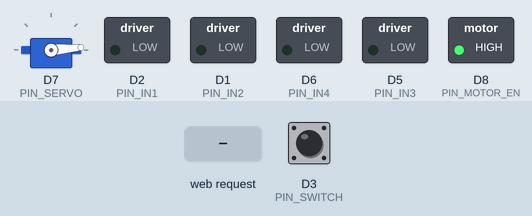
Simulated run of this program. Board: ESP8266 (Wemos D1 mini). On the bench: servo, switched loads named in the program (green lamp = pin HIGH). The test bench sets the inputs (shaded band); at power-on: D3 (PIN_SWITCH) HIGH. Storage starts empty; random numbers use the default seed unless the program sets one.

Above: at 1.5 s.
1.6 s: HTTP request GET /start received
At 2.5 s:
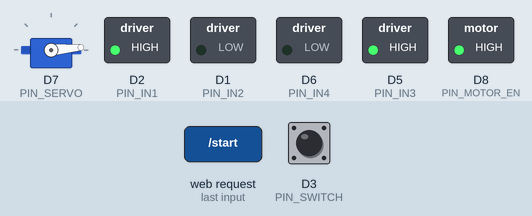
3.4 s: D3 (PIN_SWITCH) pulled LOW for 0.15 s
At 3.71 s:
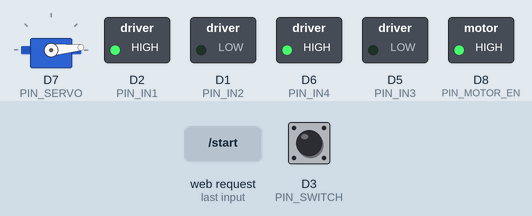
5.3 s: HTTP request GET /stop received
At 6.3 s:
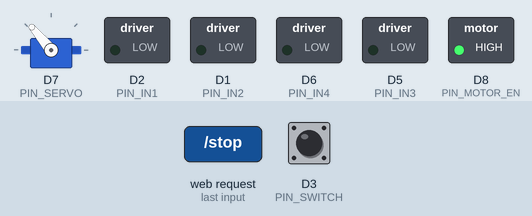
6.8 s: HTTP request GET /start?tMin=1 received
At 7.6 s:
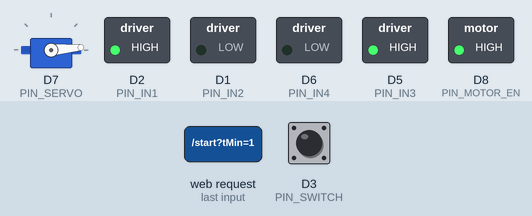
8.6 s: D3 (PIN_SWITCH) pulled LOW for 1 s
At 9.01 s:
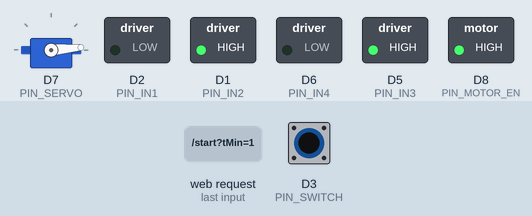
11.2 s: D3 (PIN_SWITCH) pulled LOW for 3.2 s
At 11.3 s:
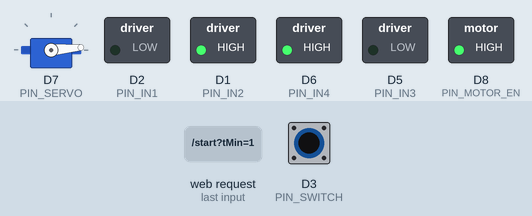
Timing chart, 0 to 16.2 s (numbered marks = the images above; inputs shaded):
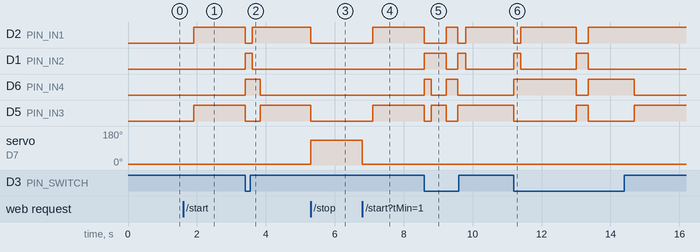

The program:

main.cpp
```cpp
#include <Arduino.h>
#include "Drivers/MotorDriver.h"
#include "Drivers/SwitchDriver.h"
#include "Controllers/MovementController.h"
#include "Controllers/GameController.h"
#include "Drivers/Web/WebDriver.h"
#include "Drivers/ServoDriver.h"

MotorDriver motors;
SwitchDriver switches;
ServoDriver servo;
MovementController movement(motors, switches);
GameController game(movement, servo);
WebDriver web(game);

void setup() {
    randomSeed(analogRead(A0));

    servo.begin(PIN_SERVO);

    movement.begin();
    game.begin();
    web.begin();
}

void loop() {
    web.loop();
    game.loop();
}
```

GameController.cpp
```cpp
#include "GameController.h"

GameController::GameController(MovementController& movement, ServoDriver& servo)
    : _movement(movement), _servo(servo)
{}

void GameController::updateSettings(uint16_t tMinMs, uint16_t tMaxMs,
                                    uint16_t gMinSec, uint16_t gMaxSec,
                                    uint8_t speed)
{
    _turnMinMs = tMinMs;
    _turnMaxMs = tMaxMs;
    _gameMinSec = gMinSec;
    _gameMaxSec = gMaxSec;
    _speedPercent = speed;

     _movement.getMotorDriver().setSpeed(_speedPercent);
}

void GameController::startGame() {
    _servo.close();
    _gameDuration = random(_gameMinSec, _gameMaxSec) * 1000UL;
    _startTime = millis();
    _running = true;

    _movement.setTurnRange(_turnMinMs, _turnMaxMs);
}

void GameController::stopGame() {
    _running = false;
    _movement.enterStop();
    _servo.open();
}

uint32_t GameController::timeLeft() const {
    if (!_running) return 0;
    uint32_t elapsed = millis() - _startTime;
    if (elapsed >= _gameDuration) return 0;
    return (_gameDuration - elapsed) / 1000UL;
}

void GameController::loop() {
    if (!_running) {
        _movement.enterStop();
        return;
    }

    uint32_t elapsed = millis() - _startTime;
    if (elapsed >= _gameDuration) {
        stopGame();
        return;
    }

    _movement.loop();
}
```

GameController.h
```cpp
#pragma once
#include <Arduino.h>
#include "MovementController.h"
#include "../Drivers/ServoDriver.h"

class GameController {
public:
    GameController(MovementController& movement, ServoDriver& servo);

    void begin() {}
    void loop();

    void startGame();
    void stopGame();

    void updateSettings(uint16_t tMinMs, uint16_t tMaxMs,
                        uint16_t gMinSec, uint16_t gMaxSec,
                        uint8_t speed);

    bool isRunning() const { return _running; }
    uint32_t timeLeft() const;

    uint16_t getTurnMin() const { return _turnMinMs; }
    uint16_t getTurnMax() const { return _turnMaxMs; }
    uint16_t getGameMin() const { return _gameMinSec; }
    uint16_t getGameMax() const { return _gameMaxSec; }
    uint8_t getSpeed() const { return _speedPercent; }

private:
    MovementController& _movement;
    ServoDriver& _servo;

    bool _running = false;
    uint32_t _startTime = 0;
    uint32_t _gameDuration = 0;

    uint16_t _turnMinMs = 200;
    uint16_t _turnMaxMs = 600;
    uint16_t _gameMinSec = 30;
    uint16_t _gameMaxSec = 60;
     uint8_t _speedPercent = 100;
};
```

MovementController.cpp
```cpp
#include "MovementController.h"
#include "../Config.h"

MovementController::MovementController(MotorDriver& motors, SwitchDriver& switches)
    : _motors(motors), _switches(switches)
{}

void MovementController::begin() {
    _motors.begin();
    _switches.begin();
}

void MovementController::enterStop() {
    _motors.stopAll();
    _state = DRIVING;
}

void MovementController::enterState(State s) {
    _state = s;
    _stateStart = millis();

    switch (_state) {
        case DRIVING:
            _motors.forward();
            break;

        case BACKING_UP:
            _motors.backward();
            break;

        case TURNING:
            _turnLeft = random(0, 2) == 0;
            _turnDuration = random(_turnMin, _turnMax);
            _turnLeft ? _motors.turnLeft() : _motors.turnRight();
            break;
    }
}

void MovementController::loop() {
    unsigned long now = millis();

    switch (_state) {

        case DRIVING:
            if (_switches.collision()) {
                enterState(BACKING_UP);
            } else {
                _motors.forward();
            }
            break;

        case BACKING_UP:
            if (now - _stateStart >= BACKUP_MS) {
                enterState(TURNING);
            }
            break;

        case TURNING:
            if (now - _stateStart >= _turnDuration) {
                if (_switches.collision()) {
                    enterState(TURNING);
                } else {
                    enterState(DRIVING);
                }
            }
            break;
    }
}
```

MovementController.h
```cpp
#pragma once
#include <Arduino.h>
#include "../Drivers/MotorDriver.h"
#include "../Drivers/SwitchDriver.h"

class MovementController {
public:
    MovementController(MotorDriver& motors, SwitchDriver& switches);

    void begin();
    void loop();

    void enterStop();
    void setTurnRange(uint16_t minMs, uint16_t maxMs) {
        _turnMin = minMs;
        _turnMax = maxMs;
    }

    MotorDriver& getMotorDriver() { return _motors; }

private:
    MotorDriver& _motors;
    SwitchDriver& _switches;


    enum State {
        DRIVING,
        BACKING_UP,
        TURNING
    };

    State _state = DRIVING;

    unsigned long _stateStart = 0;
    unsigned long _turnDuration = 0;
    bool _turnLeft = true;

    uint16_t _turnMin = 200;
    uint16_t _turnMax = 600;

    void enterState(State s);
};
```

Config.h
```cpp
#pragma once

#include <Arduino.h>

// Motor pins
constexpr uint8_t PIN_IN1 = D2;
constexpr uint8_t PIN_IN2 = D1;
constexpr uint8_t PIN_IN3 = D5;
constexpr uint8_t PIN_IN4 = D6;

// Speed controlller
static const uint8_t PIN_MOTOR_EN = D8;

// Servo
static const uint8_t PIN_SERVO = D7;

constexpr uint8_t HATCH_OPEN = 180;
constexpr uint8_t HATCH_CLOSED = 0;

// Switch
constexpr uint8_t PIN_SWITCH = D3;

// Tunable movement values
static const uint16_t BACKUP_MS   = 200;
static const uint16_t MIN_TURN_MS = 200;
static const uint16_t MAX_TURN_MS = 600;
```

MotorDriver.h
```cpp
#pragma once
#include <Arduino.h>
#include "../Config.h"

class MotorDriver {
public:
    void begin() {
        pinMode(PIN_IN1, OUTPUT);
        pinMode(PIN_IN2, OUTPUT);
        pinMode(PIN_IN3, OUTPUT);
        pinMode(PIN_IN4, OUTPUT);

        pinMode(PIN_MOTOR_EN, OUTPUT);
        analogWriteRange(255);
        setSpeed(100);

        stopAll();
    }

    void forward() {
        motorA(HIGH, LOW);
        motorB(HIGH, LOW);
    }

    void backward() {
        motorA(LOW, HIGH);
        motorB(LOW, HIGH);
    }

    void turnLeft() {
        motorA(LOW, HIGH);
        motorB(HIGH, LOW);
    }

    void turnRight() {
        motorA(HIGH, LOW);
        motorB(LOW, HIGH);
    }

    void stopAll() {
        motorA(LOW, LOW);
        motorB(LOW, LOW);
    }

    void setSpeed(uint8_t percent) {
        if (percent > 100) percent = 100;

        uint8_t pwm = map(percent, 0, 100, 0, 255);
        analogWrite(PIN_MOTOR_EN, pwm);
    }


private:
    void motorA(bool a1, bool a2) {
        digitalWrite(PIN_IN1, a1);
        digitalWrite(PIN_IN2, a2);
    }

    void motorB(bool b1, bool b2) {
        digitalWrite(PIN_IN3, b1);
        digitalWrite(PIN_IN4, b2);
    }
};
```

ServoDriver.cpp
```cpp
#include "ServoDriver.h"

void ServoDriver::begin(uint8_t pin) {
    _pin = pin;
    _servo.attach(pin);
    close();
}

void ServoDriver::open() {
    _servo.attach(_pin);
    _servo.write(_openAngle);
    delay(300);
    _servo.detach();
}

void ServoDriver::close() {
    _servo.attach(_pin);
    _servo.write(_closeAngle);
    delay(300);
    _servo.detach();
}

void ServoDriver::detach() {
    _servo.detach();
}
```

ServoDriver.h
```cpp
#pragma once
#include <Arduino.h>
#include <Servo.h>

class ServoDriver {
public:
    void begin(uint8_t pin);
    void open();
    void close();
    void detach();

private:
    Servo _servo;
    uint8_t _pin = 0;

    uint8_t _openAngle  = 130;
    uint8_t _closeAngle = 5;
};
```

SwitchDriver.h
```cpp
#pragma once
#include <Arduino.h>
#include "../Config.h"

class SwitchDriver {
public:
    void begin() {
        pinMode(PIN_SWITCH, INPUT_PULLUP);
    }

    bool collision() {
        return digitalRead(PIN_SWITCH) == LOW;
    }

};
```

WebDriver.cpp
```cpp
#include "WebDriver.h"

WebDriver::WebDriver(GameController& game)
    : _game(game)
{}

void WebDriver::begin() {
    LittleFS.begin();

    WiFi.mode(WIFI_AP);
    WiFi.softAP("ChickenBingo", "12345678");

    _server.on("/",       HTTP_GET,  std::bind(&WebDriver::handleIndex, this));
    _server.on("/state",  HTTP_GET,  std::bind(&WebDriver::handleState, this));
    _server.on("/start",  HTTP_GET,  std::bind(&WebDriver::handleStart, this));
    _server.on("/stop",   HTTP_GET,  std::bind(&WebDriver::handleStop,  this));
    _server.on("/config", HTTP_POST, std::bind(&WebDriver::handleConfig, this));

    _server.begin();
}

void WebDriver::loop() {
    _server.handleClient();
}

void WebDriver::handleIndex() {
    if (!LittleFS.exists("/index.html")) {
        _server.send(404, "text/plain", "index.html missing");
        return;
    }
    File f = LittleFS.open("/index.html", "r");
    _server.streamFile(f, "text/html");
    f.close();
}

void WebDriver::handleState() {
    String json = "{";

    json += "\"running\":"     + String(_game.isRunning() ? "true" : "false") + ",";
    json += "\"timeLeft\":"    + String(_game.timeLeft()) + ",";
    json += "\"turnMin\":"     + String(_game.getTurnMin()) + ",";
    json += "\"turnMax\":"     + String(_game.getTurnMax()) + ",";
    json += "\"gameMin\":"     + String(_game.getGameMin()) + ",";
    json += "\"gameMax\":"     + String(_game.getGameMax()) + ",";
    json += "\"speed\":"   + String(_game.getSpeed());

    json += "}";

    _server.send(200, "application/json", json);
}

void WebDriver::handleStart() {
    _game.startGame();
    _server.send(200, "text/plain", "Game Started");
}

void WebDriver::handleStop() {
    _game.stopGame();
    _server.send(200, "text/plain", "Game Stopped");
}

void WebDriver::handleConfig() {
    if (!_server.hasArg("tMin") || !_server.hasArg("tMax") ||
        !_server.hasArg("gMin") || !_server.hasArg("gMax") || !_server.hasArg("speed"))
    {
        _server.send(400, "text/plain", "Missing parameters");
        return;
    }

    uint16_t tMin = _server.arg("tMin").toInt();
    uint16_t tMax = _server.arg("tMax").toInt();
    uint16_t gMin = _server.arg("gMin").toInt();
    uint16_t gMax = _server.arg("gMax").toInt();
    uint8_t  speed = _server.arg("speed").toInt();

    _game.updateSettings(tMin, tMax, gMin, gMax, speed);

    _server.send(200, "text/plain", "Settings Updated");
}
```

WebDriver.h
```cpp
#pragma once
#include <Arduino.h>
#include <ESP8266WebServer.h>
#include <LittleFS.h>
#include "Controllers/GameController.h"

class WebDriver {
public:
    WebDriver(GameController& game);

    void begin();
    void loop();

private:
    ESP8266WebServer _server{80};
    GameController& _game;

    void handleIndex();
    void handleState();
    void handleStart();
    void handleStop();
    void handleConfig();
};
```

Measured:
- after the input at 1.6 s, D2 (PIN_IN1), D5 (PIN_IN3): LOW → HIGH after 0.30 s
- after the input at 3.4 s, D2 (PIN_IN1): HIGH → LOW at once, → HIGH 0.20 s later; D1 (PIN_IN2): LOW → HIGH at once, → LOW 0.20 s later; D6 (PIN_IN4): LOW → HIGH at once, → LOW 0.43 s later; D5 (PIN_IN3): HIGH → LOW at once, → HIGH 0.43 s later
- after the input at 5.3 s, D2 (PIN_IN1), D5 (PIN_IN3): HIGH → LOW at once; servo on D7 (PIN_SERVO): 5° → 130° at once
- after the input at 6.8 s, D2 (PIN_IN1), D5 (PIN_IN3): LOW → HIGH after 0.30 s; servo on D7 (PIN_SERVO): 130° → 5° at once
- after the input at 8.6 s, D2 (PIN_IN1): HIGH → LOW at once, → HIGH 0.63 s later, → LOW 0.34 s later, → HIGH 0.23 s later; D1 (PIN_IN2): LOW → HIGH at once, → LOW 0.63 s later, → HIGH 0.34 s later, → LOW 0.23 s later
- after the input at 11.2 s, D2 (PIN_IN1): HIGH → LOW at once, → HIGH 0.20 s later, → LOW 1.6 s later, → HIGH 0.35 s later; D1 (PIN_IN2): LOW → HIGH at once, → LOW 0.20 s later, → HIGH 1.6 s later, → LOW 0.35 s later
